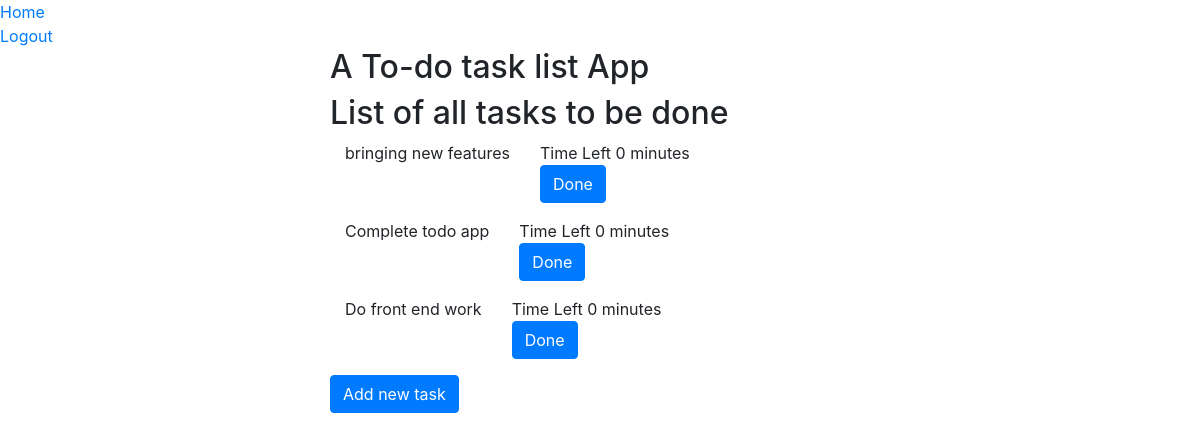
The page /todoapp/ (signed in) on the database as committed earlier.
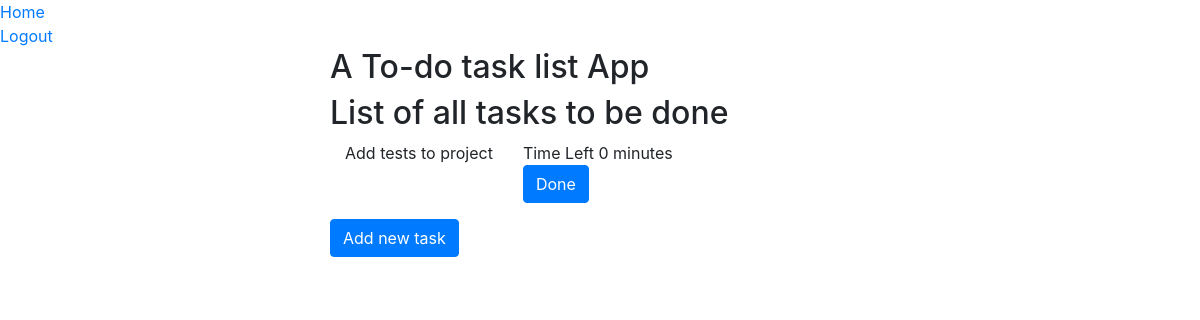
The same page on the database as committed later.
### todoapp/models.py (models this page shows, shortened)
class Task(models.Model):
    task_text = models.CharField(max_length=120)
    task_deadline = models.DateTimeField()
    add_time = models.DateTimeField()
    user = models.ForeignKey(User, on_delete=models.CASCADE, default=1)

### todoapp/views.py (the view)
# urls.py: path('', views.index, name='index'),
def index(request):
    pk = request.user.id
    user = User.objects.get(pk=pk)
    task_list = Task.objects.filter(user=user).order_by('task_deadline', 'task_text')
    context = {'task_list': task_list}
    return render(request, 'todoapp/index.html', context)

### todoapp/templates/todoapp/index.html (shortened to what this page needs)
{% extends 'todoapp/base.html'%}
{% block content %}
    <div class="container">
        <div class="row">
            <div class="col">
            </div>
            <div class="col-6">
                <h2>A To-do task list App</h2>
            </div>
            <div class="col">
            </div>
        </div>
    </div>
    <div class="container">
        <div class="row">
            <div class="col">
            </div>
            <div class="col-6">
                <h2>List of all tasks to be done</h2>
                {% if task_list %}
                    {% for task in task_list%}
                    <div class="container">
                        <div class="row">
                            <div class="col-md-auto">
                                {{task.task_text}}
                            </div>
                            <div class="col">
                                Time Left {{task.task_deadline|timeuntil}}
                                <form action="{% url 'todoapp:remove_task' task.id%}">
                                    <input class="btn btn-primary" type="submit" value="Done">
                                </form>
                            </div>
                        </div>
                    </div>
                    {% endfor %}
                {% endif %}
                <form action="{% url 'todoapp:add_task'%}">
                    <div>
                        <input class="btn btn-primary" type="submit" value="Add new task">
                    </div>
                </form>
            </div>
            <div class="col">
            </div>
        </div>
    </div>
{% endblock content %}

### todoapp/templates/todoapp/base.html (shortened to what this page needs)
{% load static%}
<link rel="stylesheet" type="text/css" href="{% static 'todoapp/css/bootstrap.css' %}">
<link rel="stylesheet" type="text/css" href="{% static 'todoapp/css/bootstrap-reboot.css' %}">
<!DOCTYPE html>
<html lang="en">
<head>
</head>
<body>
    <div class="authentication">
        <div class="home"><a href="{% url 'todoapp:index'%}">Home</a></div>
        {% if user.is_authenticated %}
            <a href="{% url 'accounts:logout' %}">Logout</a>
        {% else %}
            <div class="login signup">
                <a href="{% url 'accounts:register' %}">Signup</a>
                <a href="{% url 'accounts:login' %}">Login</a>
            </div>
        {%endif %}
    </div>
    {% block content %}{% endblock content %}
</body>
</html>

Rows that differ between the two databases and show on the page:
removed Task: task_text "bringing new features", task_deadline "0 minutes"
removed Task: task_text "Complete todo app", task_deadline "0 minutes"
removed Task: task_text "Do front end work", task_deadline "0 minutes"
added Task: task_text "Add tests to project", task_deadline "0 minutes"
